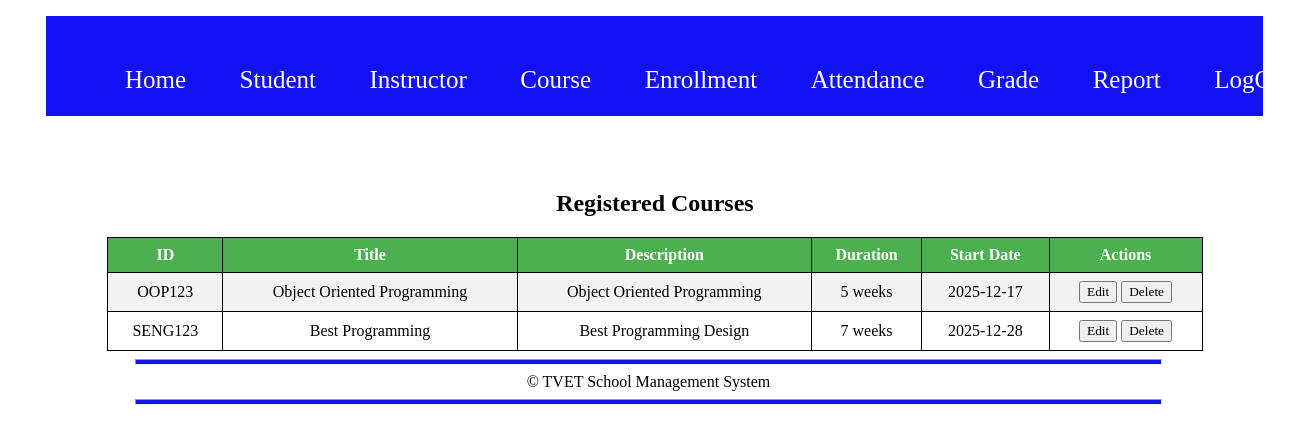
The app's page /VCourse.php (signed in) with its own data.
### tables this page shows
CREATE TABLE `course` (
  `Course_Id` varchar(10) NOT NULL,
  `Instructor_Id` varchar(10) NOT NULL,
  `Title` varchar(100) NOT NULL,
  `Description` varchar(300) NOT NULL,
  `Duration` int(11) NOT NULL,
  `Start_Date` date NOT NULL
);

### VCourse.php (the view, shortened to what this page needs)
<?php
require 'db.php';
$result = $conn->query("SELECT * FROM course ORDER BY Course_Id ASC");
?>
<!DOCTYPE html>
<html>
<head>
<link rel="stylesheet" href="style.css">
</head>
<body>
    <div class="header">
		<div class="navbar">
		<ul>
			<li><a href="index.php">Home</a></li>
			<li><a href="#">Student</a>
			</li>
			<li><a href="#">Instructor</a>
			</li>
			<li><a href="#">Course</a>
			</li>
			<li><a href="#">Enrollment</a>
			</li>
            	<li><a href="#">Attendance</a>
			</li>
            	<li><a href="#">Grade</a>
			</li>
			<li><a href="#">Report</a>
			</li>
			<li><a href="logout.php">LogOut</a></li>
		</ul>
	    </div>
	</div>
<div class="content">
	<center><br><br><br>
<h2>Registered Courses</h2>
<?php if ($result->num_rows > 0): ?>
<table>
<tr><th>ID</th><th>Title</th><th>Description</th><th>Duration</th><th>Start Date</th><th>Actions</th></tr>
<?php while($row=$result->fetch_assoc()): ?>
<tr>
<td><?= $row['Course_Id']; ?></td>
<td><?= $row['Title']; ?></td>
<td><?= $row['Description']; ?></td>
<td><?= $row['Duration']; ?> weeks</td>
<td><?= $row['Start_Date']; ?></td>
<td>
    <a href="EditCourse.php?id=<?php echo urlencode($row['Course_Id']); ?>"><button>Edit</button></a>
    <a href="DeleteCourse.php?id=<?php echo urlencode($row['Course_Id']); ?>" onclick="return confirm('Are you sure?');"><button>Delete</button></a>
</td>
</tr>
<?php endwhile; ?>
</table>
<?php else: ?><p style="color:red;">No Courses Available</p><?php endif; ?>
</center></div>
<div class="footer"><hr><center>&copy; TVET School Management System</center><hr></div>
</body>
</html>

### style.css (style rules this page uses)
* { font-family: cursive; text-decoration: none; }
.header { width: 95%; margin-left: 3%; height: 100px; background-color: rgb(17, 17, 243); }
.navbar { width: 100%; }
.navbar ul { display: flex; list-style: none; }
.navbar ul li { margin-left: 2%; font-size: 25px; margin-top: 50px; }
.navbar ul li a { padding: 15px; color: white; }
.content { width: 95%; height: auto; margin-left: 3%; border-radius: 20px; }
table { border-collapse: collapse; }
.footer { width: 100%; height: 60px; }
.footer hr { background-color: rgb(17, 17, 243); height: 4px; width: 80%; display: fixed; }

### VCourse.php (style rules this page uses)
table { width:90%;border-collapse:collapse; }
th,td { border:1px solid black;padding:8px;text-align:center; }
th { background:#4CAF50;color:white; }
tr:nth-child(even) { background:#f2f2f2; }

### records on screen
course: Course_Id "OOP123", Title "Object Oriented Programming", Description "Object Oriented Programming", Duration "5", Start_Date "2025-12-17"
course: Course_Id "SENG123", Title "Best Programming", Description "Best Programming Design", Duration "7", Start_Date "2025-12-28"
